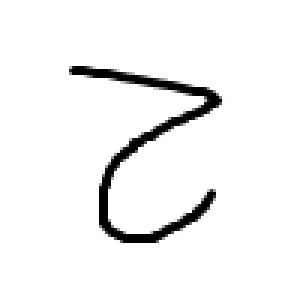
#> input picture chap08/02.png, 100 x 100 px (shown 3 times larger)
$ jupyter execute --allow-errors '손글씨이미지실습2.ipynb'
#> lines starting #> are read from the running program, lines starting #| are printed output that depends on the picture; after the words box and inside, x2 and y2 are one past the last pixel; in counts of white or black regions, pixels touching at a corner belong together
[cell 1]
import numpy as np
import cv2
import torch
from torch import nn
from torch.optim import Adam
from torch.utils.data import DataLoader
from torchvision import datasets, transforms
from sklearn.metrics import classification_report
import matplotlib.pyplot as plt


#> (the rest of this cell did not finish here and is left out)

#> (a cell that did not finish here is left out)

[cell 3]
#모델 구조
#손글씨와 다르게 원본데이터 증강을 한대신 대비 파라미터를 줄임

class CNN_model(nn.Module):
    """28 →(pool) 14 →(pool) 7 →(pool) 3  →  128*3*3 = 1152"""
    def __init__(self, n_classes=10): #신경망 층  생성
        super().__init__() #상위 오브젝트 생성(nn.Module)
        def block(cin, cout):
#> further down, raw is the input picture: shape (100, 100); min 0, max 255, mean 242.7
            return nn.Sequential(
                nn.Conv2d(cin, cout, kernel_size=3, stride=1, padding=1),
                nn.BatchNorm2d(cout),
                nn.ReLU(inplace=True),
                nn.MaxPool2d(kernel_size=2, stride=2),
            )
        self.conv1 = block(1, 32)      # 28 → 14
        self.conv2 = block(32, 64)     # 14 → 7
        self.conv3 = block(64, 128)    # 7  → 3
        self.head = nn.Sequential(
            nn.Flatten(),
            nn.Dropout(0.3),
            nn.Linear(128 * 3 * 3, 256),
            nn.ReLU(inplace=True),
            nn.Dropout(0.3),
            nn.Linear(256, n_classes),
        )


    def forward(self, x):
        x = self.conv3(self.conv2(self.conv1(x)))
        return self.head(x)


#> (the rest of this cell did not finish here and is left out)

[cell 4]
# 학습 함수
# [17 lines left out: function train, not called in this run]

#> (a cell that did not finish here is left out)

[cell 6]
# 시각화 함수
# [5 lines left out: function dl_learning_curve, not called in this run]

[cell 7]
# 학습
# val score가 더 낮게 나온이유: 데이터 증강 (없는 이미지를 만들어냄)
#ephoch가 15면, 모델이 15번 만들어지는데 그중에 오차가 제일 작은걸
epochs = 15                      # 증강을 쓰면 에포크를 조금 더 주는 편이 좋음
tr_list, va_list = [], []
best = float('inf') #best -> best는 초기값으로 제일 큰값을 줌 (초기화)


#> (the rest of this cell did not finish here and is left out)

#> (a cell that did not finish here is left out)

[cell 9]
#center로 중앙이동 함수
# 중앙 이동 함수
def _center_of_mass(a):
    """scipy 없이 픽셀 질량중심 (y, x) 계산"""
    total = a.sum(dtype=np.float64)
    if total == 0:
        return a.shape[0] / 2.0, a.shape[1] / 2.0
    ys, xs = np.indices(a.shape)
    return ((ys * a).sum(dtype=np.float64) / total,
            (xs * a).sum(dtype=np.float64) / total)

[cell 10]
#원본이미지 따서 키우는 작업
#원본이미지를 MNIST 이미지로 변경하는 함수

[cell 11]
# 원본 이미지 => MNIST 함수
# 이경우 (그림판 이미지) 를 중앙에 이동시켜서 이미지 전처리하는 함수
def preprocess_like_mnist(img, box=20, canvas=28, thicken=True, return_steps=False):
    """
    임의의 손글씨 이미지를 MNIST 규격(28x28, 검은 배경/흰 글씨, 20px 박스,
    질량중심 중앙 정렬)으로 변환한다.
    반환: uint8 (28,28)
    """
#> called with box = 20, canvas = 28, thicken = True, return_steps = True
    if img is None:
        raise ValueError("이미지를 읽지 못했습니다.")
    if img.ndim == 3:                                  # 컬러면 그레이스케일
        img = cv2.cvtColor(img, cv2.COLOR_BGR2GRAY)
    img = img.astype(np.uint8)
    steps = {"0_원본": img.copy()}


    # ── 1) 배경 밝기 자동 판별 → 항상 "검은 배경 + 흰 글씨"로 통일
    #     테두리 4변의 평균 밝기로 배경색을 추정 (255-img 하드코딩 제거)
    border = np.concatenate([img[0, :], img[-1, :], img[:, 0], img[:, -1]])
#> border = 400 values from 255 to 255
    if border.mean() > 127:
        img = 255 - img
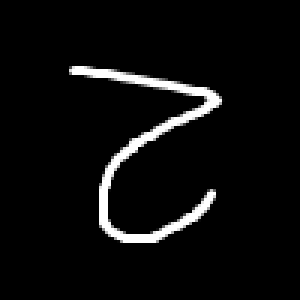
#> img: shape (100, 100) (shown 3 times larger); min 0, max 255, mean 12.3
    steps["1_반전"] = img.copy()


    # ── 2) Otsu 이진화: 안티앨리어싱/압축 잡음/회색 잔상 제거
    _, binary = cv2.threshold(img, 0, 255, cv2.THRESH_BINARY + cv2.THRESH_OTSU)
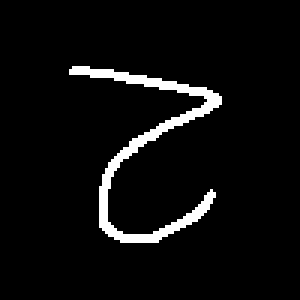
#> binary: shape (100, 100) (shown 3 times larger); 5% white; 1 white region, box (x1, y1, x2, y2) and area: (23, 22, 74, 81) 495
    steps["2_이진화"] = binary.copy()


    # ── 3) 획 두께 보정 (★ 축소 전에 수행해야 얇은 획이 살아남음)
    #     커널을 이미지 크기에 비례시켜 해상도와 무관하게 동작
    if thicken:
        k = int(round(min(binary.shape) / 90))
#> k = 1
        if k >= 2:
            binary = cv2.dilate(binary, np.ones((k, k), np.uint8), iterations=1)
    steps["3_두께보정"] = binary.copy()


    # ── 4) 숫자 bounding box만 크롭 (여백 제거)
    coords = cv2.findNonZero(binary)
#> coords = contour of 495 points, box (x1, y1, x2, y2) (23, 22, 74, 81), area 638
    if coords is None:
        raise ValueError("숫자를 찾지 못했습니다. 더 진하고 크게 그려주세요.")
    x, y, w, h = cv2.boundingRect(coords)
#> x = 23; y = 22; w = 51; h = 59
    digit = binary[y:y + h, x:x + w]
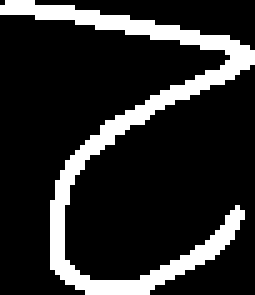
#> digit: shape (59, 51) (shown 5 times larger); 16.5% white; 1 white region, box (x1, y1, x2, y2) and area: (0, 0, 51, 59) 495
    steps["4_크롭"] = digit.copy()


    # ── 5) 종횡비 유지하며 긴 변을 20px로 (축소는 INTER_AREA가 정답)
    if w >= h:
        new_w, new_h = box, max(1, int(round(h * box / w)))
    else:
        new_h, new_w = box, max(1, int(round(w * box / h)))
#> new_h = 20; new_w = 17
    digit = cv2.resize(digit, (new_w, new_h), interpolation=cv2.INTER_AREA)


    # ── 6) 28x28 캔버스 중앙에 배치
    out = np.zeros((canvas, canvas), dtype=np.uint8)
    y0, x0 = (canvas - new_h) // 2, (canvas - new_w) // 2
#> y0 = 4; x0 = 5
    out[y0:y0 + new_h, x0:x0 + new_w] = digit
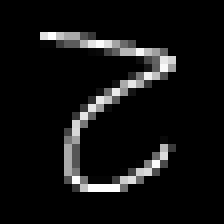
#> out: shape (28, 28) (shown 8 times larger); min 0, max 255, mean 18.2
    steps["5_28x28배치"] = out.copy()


    # ── 7) ★ 질량중심을 캔버스 정중앙(13.5, 13.5)으로 평행이동 — MNIST 공식 규격
    cy, cx = _center_of_mass(out)
#> in _center_of_mass, `total = a.sum(dtype=np.float64)`: total = 14266
#> cy = 13.06; cx = 13.52
    c = (canvas - 1) / 2.0
    M = np.float32([[1, 0, round(c - cx)],
                    [0, 1, round(c - cy)]])
#> M = [[1, 0, 0], [0, 1, 0]]
    out = cv2.warpAffine(out, M, (canvas, canvas),
                         flags=cv2.INTER_NEAREST, borderValue=0)
    steps["6_중심정렬"] = out.copy()


    return (out, steps) if return_steps else out

[cell 12]
import warnings
warnings.filterwarnings('ignore')

img_path = "02.png"
raw = cv2.imread(img_path, cv2.IMREAD_GRAYSCALE)
img28, steps = preprocess_like_mnist(raw, return_steps=True)
#> steps = 7 items


# 전처리 단계별 확인 — 문제가 생기면 어느 단계에서 깨졌는지 바로 보임
fig, axes = plt.subplots(1, len(steps), figsize=(3 * len(steps), 3))
for ax, (name, im) in zip(axes, steps.items()):
    ax.imshow(im, cmap='gray'); ax.set_title(name, fontsize=9); ax.axis('off')
#> this loop made 7 passes
#> name on passes 1 to 7: '0_원본', '1_반전', '2_이진화', '3_두께보정', '4_크롭', '5_28x28배치', '6_중심정렬'
plt.tight_layout(); plt.show()


# ★ 가장 중요한 검증: 내 이미지 vs 실제 MNIST 샘플을 나란히 비교
fig, axes = plt.subplots(1, 6, figsize=(12, 2.2))
axes[0].imshow(img28, cmap='gray'); axes[0].set_title("내 이미지"); axes[0].axis('off')
#> (the rest of this cell did not finish here and is left out)

[cell 13]
import warnings
warnings.filterwarnings('ignore')
import matplotlib.pyplot as plt
# 한글 폰트 설정
plt.rcParams['font.family'] = 'Malgun Gothic'  #


img_path = "02.png"
raw = cv2.imread(img_path, cv2.IMREAD_GRAYSCALE)
img28, steps = preprocess_like_mnist(raw, return_steps=True)


# 전처리 단계별 확인 — 문제가 생기면 어느 단계에서 깨졌는지 바로 보임
fig, axes = plt.subplots(1, len(steps), figsize=(3 * len(steps), 3))
for ax, (name, im) in zip(axes, steps.items()):
    ax.imshow(im, cmap='gray'); ax.set_title(name, fontsize=9); ax.axis('off')
plt.tight_layout(); plt.show()


# ★ 가장 중요한 검증: 내 이미지 vs 실제 MNIST 샘플을 나란히 비교
fig, axes = plt.subplots(1, 6, figsize=(12, 2.2))
axes[0].imshow(img28, cmap='gray'); axes[0].set_title("내 이미지"); axes[0].axis('off')
#> (the rest of this cell did not finish here and is left out)
